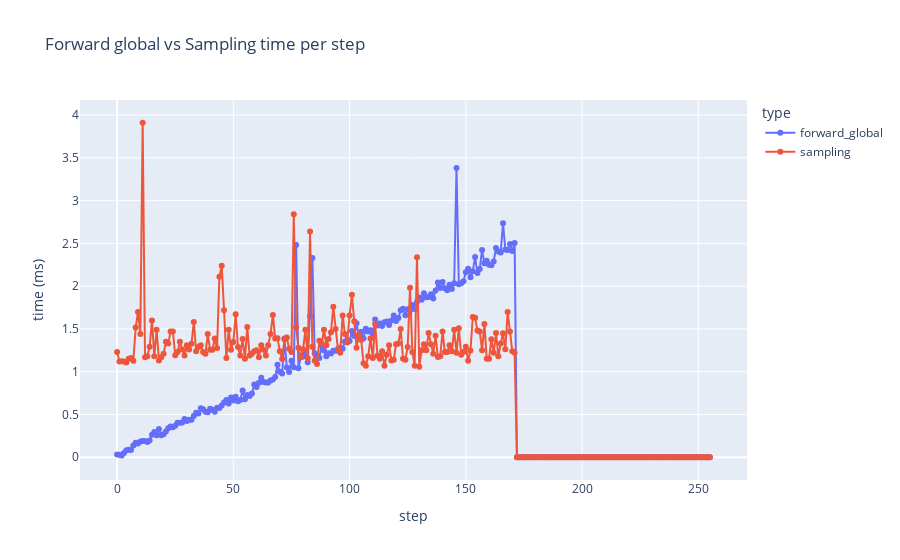

Write notebook code for a chart like this one.
### Code cell
import json
import pandas as pd
import plotly.express as px

with open(file) as f:
    data = json.load(f)

global_time = data["forward_instr"]["multihead_time"]
sampling = data["sampling"]

df = pd.DataFrame({
    "step": list(range(len(global_time))) + list(range(len(sampling))),
    "time": global_time + sampling,
    "type": ["forward_global"] * len(global_time) + ["sampling"] * len(sampling)
})

px.line(df, x="step", y="time", color="type",log_y=False, markers=True, labels={"time": "time (ms)"}, title="Forward global vs Sampling time per step")

### Figure 1 — Plotly figure (JSON) as saved in the notebook; plotly's stock layout.template omitted (floating-point values rounded to 4 significant figures; data arrays with more than 128 entries replaced by an {"elided": "..."} marker saying what was removed)
{"data": [{"hovertemplate": "type=forward_global<br>step=%{x}<br>time (ms)=%{y}<extra></extra>", "legendgroup": "forward_global", "line": {"color": "#636efa", "dash": "solid"}, "marker": {"symbol": "circle"}, "mode": "lines+markers", "name": "forward_global", "orientation": "v", "showlegend": true, "type": "scatter", "x": {"elided": "256 int values"}, "xaxis": "x", "y": {"elided": "256 float values"}, "yaxis": "y"}, {"hovertemplate": "type=sampling<br>step=%{x}<br>time (ms)=%{y}<extra></extra>", "legendgroup": "sampling", "line": {"color": "#EF553B", "dash": "solid"}, "marker": {"symbol": "circle"}, "mode": "lines+markers", "name": "sampling", "orientation": "v", "showlegend": true, "type": "scatter", "x": {"elided": "256 int values"}, "xaxis": "x", "y": {"elided": "256 float values"}, "yaxis": "y"}], "layout": {"legend": {"title": {"text": "type"}, "tracegroupgap": 0}, "title": {"text": "Forward global vs Sampling time per step"}, "xaxis": {"anchor": "y", "domain": [0, 1], "title": {"text": "step"}}, "yaxis": {"anchor": "x", "domain": [0, 1], "title": {"text": "time (ms)"}}}}
